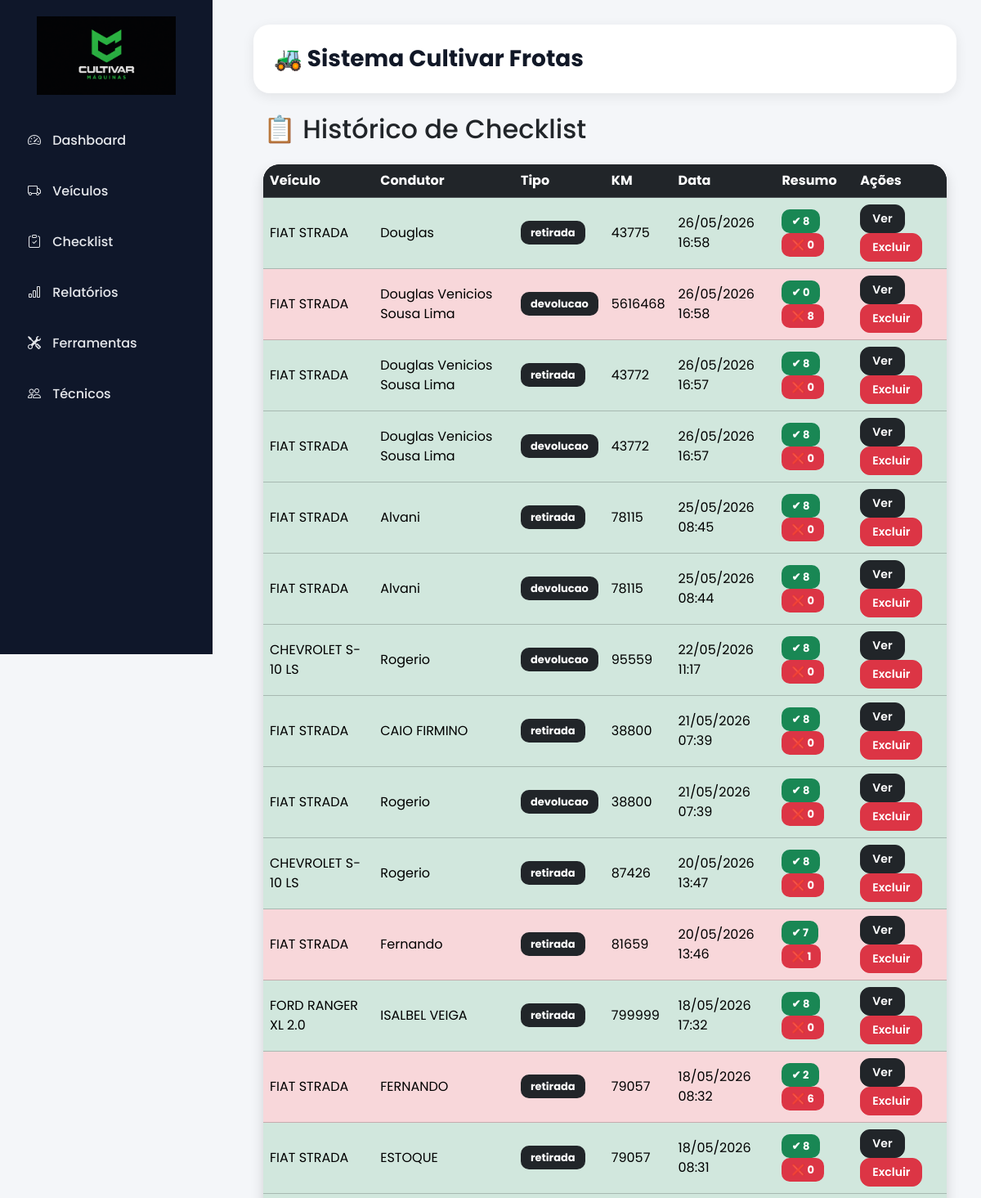
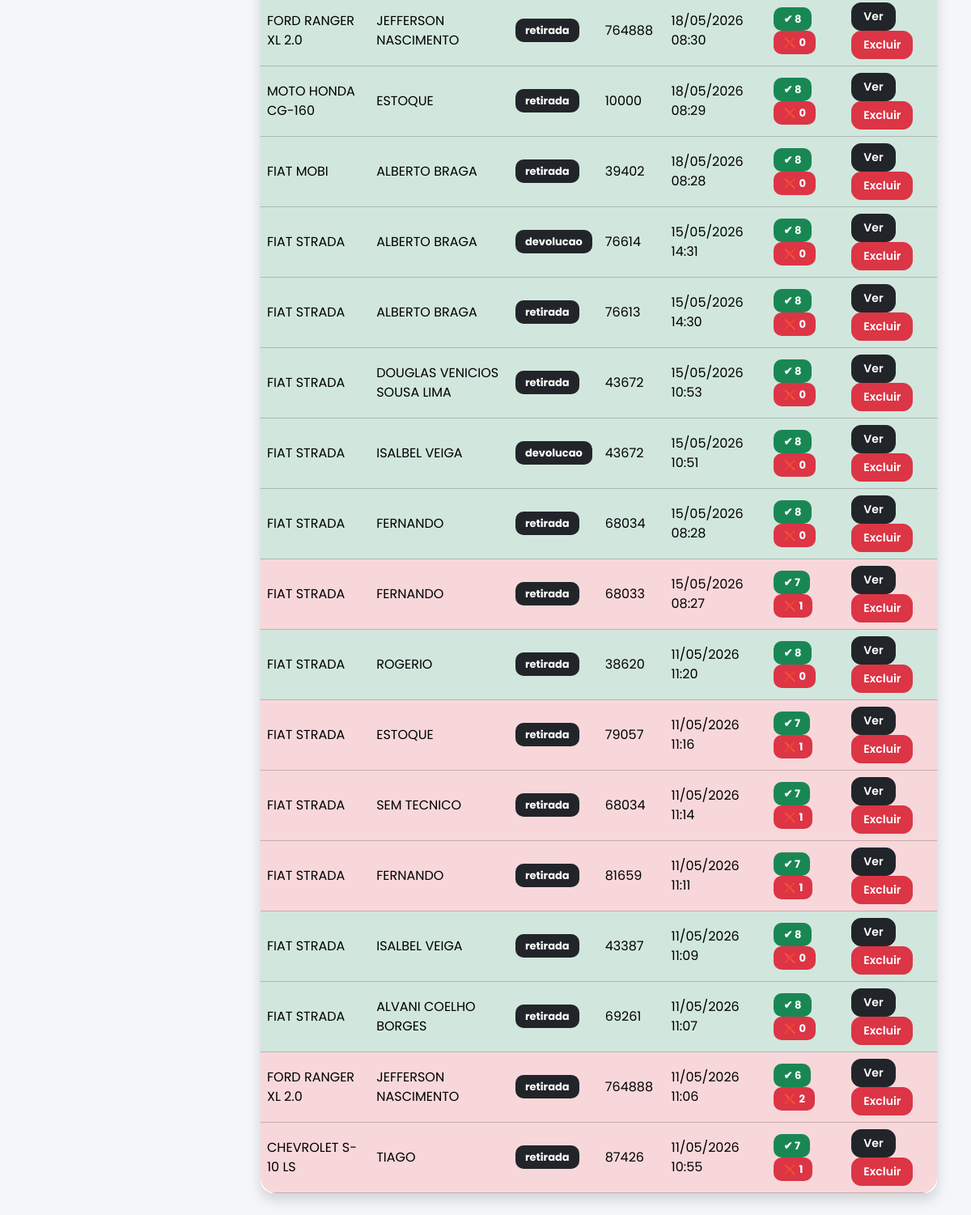
Screenshot of /checklist with the database file from the repository (2 pictures, top to bottom).
### tables this page shows
CREATE TABLE checklist (
    id INTEGER PRIMARY KEY AUTOINCREMENT,
    veiculo_id INTEGER,
    tecnico TEXT,
    tipo TEXT,
    km TEXT,
    observacoes TEXT,
    data TEXT
, macaco TEXT, estepe TEXT, chave_roda TEXT, farois TEXT, oleo TEXT, agua TEXT, documentos TEXT, pneus TEXT, valor REAL);

CREATE TABLE veiculos (
    id INTEGER PRIMARY KEY AUTOINCREMENT,
    nome TEXT,
    placa TEXT,
    status TEXT,
    km_atual TEXT
, condutor TEXT);

### app.py (the view)
@app.route("/checklist")
def lista_checklist():
    conn = conectar()
    cursor = conn.cursor()
    cursor.execute("""
        SELECT c.*, v.nome
        FROM checklist c
        JOIN veiculos v ON v.id = c.veiculo_id
        ORDER BY c.id DESC
    """)
    dados = cursor.fetchall()
    conn.close()
    lista = []
    for d in dados:
        itens = [
            d[7], d[8], d[9], d[10],
            d[11], d[12], d[13], d[14]
        ]
        ok = sum(1 for i in itens if i == "OK")
        problema = sum(1 for i in itens if i != "OK")
        lista.append({
            "id": d[0],
            "veiculo": d[-1],
            "tecnico": d[2],
            "tipo": d[3],
            "km": d[4],
            "data": d[6],
            "ok": ok,
            "problema": problema
        })
    return render_template("lista_checklist.html", lista=lista)

### app.py (called while the page is built)
def conectar():
    return sqlite3.connect("database.db")

### templates/lista_checklist.html
{% extends "base.html" %}
{% block content %}
<div class="container mt-4">
    <h2 class="mb-4">
        📋 Histórico de Checklist
    </h2>
    <div class="card shadow border-0 rounded-4">
        <div class="table-responsive">
            <table class="table table-hover align-middle mb-0">
                <thead class="table-dark">
                    <tr>
                        <th>Veículo</th>
                        <th>Condutor</th>
                        <th>Tipo</th>
                        <th>KM</th>
                        <th>Data</th>
                        <th>Resumo</th>
                        <th>Ações</th>
                    </tr>
                </thead>
                <tbody>
                {% for c in lista %}
                <tr class="{% if c.problema > 0 %}table-danger{% else %}table-success{% endif %}">
                    <td>{{ c.veiculo }}</td>
                    <td>{{ c.tecnico }}</td>
                    <td>
                        <span class="badge bg-dark">
                            {{ c.tipo }}
                        </span>
                    </td>
                    <td>{{ c.km }}</td>
                    <td>{{ c.data }}</td>
                    <td>
                        <span class="badge bg-success">
                            ✔ {{ c.ok }}
                        </span>
                        <span class="badge bg-danger">
                            ❌ {{ c.problema }}
                        </span>
                    </td>
                    <td>
                        <a href="/checklist_detalhe/{{ c.id }}"
                           class="btn btn-sm btn-dark">
                           Ver
                        </a>
                        <a href="/deletar_checklist/{{ c.id }}"
                           class="btn btn-sm btn-danger"
                           onclick="return confirm('Tem certeza que deseja excluir este checklist?')">
                           Excluir
                        </a>
                    </td>
                </tr>
                {% endfor %}
                </tbody>
            </table>
        </div>
    </div>
</div>
{% endblock %}

### templates/base.html (style rules this page uses)
body { background:#f4f6f9; font-family:'Poppins',sans-serif; margin:0; padding:0; }
.card { border:none; border-radius:20px; box-shadow:0 4px 15px rgba(0,0,0,0.08); }
.table { background:white; border-radius:20px; overflow:hidden; }
.table thead { background:#111827; color:white; }
.table td, .table th { vertical-align:middle; }
.btn { border-radius:12px; font-weight:600; }
.btn-sm { padding:6px 14px; }
.badge { padding:8px 12px; border-radius:10px; font-size:13px; }

### rows the page displays
checklist: veiculo "FIAT STRADA", tecnico "Douglas", tipo "retirada", km "43775", data "26/05/2026 16:58", ok "8", problema "0"
checklist: veiculo "FIAT STRADA", tecnico "Douglas Venicios Sousa Lima", tipo "devolucao", km "5616468", data "26/05/2026 16:58", ok "0", problema "8"
checklist: veiculo "FIAT STRADA", tecnico "Douglas Venicios Sousa Lima", tipo "retirada", km "43772", data "26/05/2026 16:57", ok "8", problema "0"
checklist: veiculo "FIAT STRADA", tecnico "Douglas Venicios Sousa Lima", tipo "devolucao", km "43772", data "26/05/2026 16:57", ok "8", problema "0"
checklist: veiculo "FIAT STRADA", tecnico "Alvani", tipo "retirada", km "78115", data "25/05/2026 08:45", ok "8", problema "0"
checklist: veiculo "FIAT STRADA", tecnico "Alvani", tipo "devolucao", km "78115", data "25/05/2026 08:44", ok "8", problema "0"
checklist: veiculo "CHEVROLET S-10 LS", tecnico "Rogerio", tipo "devolucao", km "95559", data "22/05/2026 11:17", ok "8", problema "0"
checklist: veiculo "FIAT STRADA", tecnico "CAIO FIRMINO", tipo "retirada", km "38800", data "21/05/2026 07:39", ok "8", problema "0"
checklist: veiculo "FIAT STRADA", tecnico "Rogerio", tipo "devolucao", km "38800", data "21/05/2026 07:39", ok "8", problema "0"
checklist: veiculo "CHEVROLET S-10 LS", tecnico "Rogerio", tipo "retirada", km "87426", data "20/05/2026 13:47", ok "8", problema "0"
checklist: veiculo "FIAT STRADA", tecnico "Fernando", tipo "retirada", km "81659", data "20/05/2026 13:46", ok "7", problema "1"
checklist: veiculo "FORD RANGER XL 2.0", tecnico "ISALBEL VEIGA", tipo "retirada", km "799999", data "18/05/2026 17:32", ok "8", problema "0"
checklist: veiculo "FIAT STRADA", tecnico "FERNANDO", tipo "retirada", km "79057", data "18/05/2026 08:32", ok "2", problema "6"
checklist: veiculo "FIAT STRADA", tecnico "ESTOQUE", tipo "retirada", km "79057", data "18/05/2026 08:31", ok "8", problema "0"
checklist: veiculo "FORD RANGER XL 2.0", tecnico "JEFFERSON NASCIMENTO", tipo "retirada", km "764888", data "18/05/2026 08:30", ok "8", problema "0"
checklist: veiculo "MOTO HONDA CG-160", tecnico "ESTOQUE", tipo "retirada", km "10000", data "18/05/2026 08:29", ok "8", problema "0"
checklist: veiculo "FIAT MOBI", tecnico "ALBERTO BRAGA", tipo "retirada", km "39402", data "18/05/2026 08:28", ok "8", problema "0"
checklist: veiculo "FIAT STRADA", tecnico "ALBERTO BRAGA", tipo "devolucao", km "76614", data "15/05/2026 14:31", ok "8", problema "0"
checklist: veiculo "FIAT STRADA", tecnico "ALBERTO BRAGA", tipo "retirada", km "76613", data "15/05/2026 14:30", ok "8", problema "0"
checklist: veiculo "FIAT STRADA", tecnico "DOUGLAS VENICIOS SOUSA LIMA", tipo "retirada", km "43672", data "15/05/2026 10:53", ok "8", problema "0"
checklist: veiculo "FIAT STRADA", tecnico "ISALBEL VEIGA", tipo "devolucao", km "43672", data "15/05/2026 10:51", ok "8", problema "0"
checklist: veiculo "FIAT STRADA", tecnico "FERNANDO", tipo "retirada", km "68034", data "15/05/2026 08:28", ok "8", problema "0"
checklist: veiculo "FIAT STRADA", tecnico "FERNANDO", tipo "retirada", km "68033", data "15/05/2026 08:27", ok "7", problema "1"
checklist: veiculo "FIAT STRADA", tecnico "ROGERIO", tipo "retirada", km "38620", data "11/05/2026 11:20", ok "8", problema "0"
checklist: veiculo "FIAT STRADA", tecnico "ESTOQUE", tipo "retirada", km "79057", data "11/05/2026 11:16", ok "7", problema "1"
checklist: veiculo "FIAT STRADA", tecnico "SEM TECNICO", tipo "retirada", km "68034", data "11/05/2026 11:14", ok "7", problema "1"
checklist: veiculo "FIAT STRADA", tecnico "FERNANDO", tipo "retirada", km "81659", data "11/05/2026 11:11", ok "7", problema "1"
checklist: veiculo "FIAT STRADA", tecnico "ISALBEL VEIGA", tipo "retirada", km "43387", data "11/05/2026 11:09", ok "8", problema "0"
checklist: veiculo "FIAT STRADA", tecnico "ALVANI COELHO BORGES", tipo "retirada", km "69261", data "11/05/2026 11:07", ok "8", problema "0"
checklist: veiculo "FORD RANGER XL 2.0", tecnico "JEFFERSON NASCIMENTO", tipo "retirada", km "764888", data "11/05/2026 11:06", ok "6", problema "2"
checklist: veiculo "CHEVROLET S-10 LS", tecnico "TIAGO", tipo "retirada", km "87426", data "11/05/2026 10:55", ok "7", problema "1"
